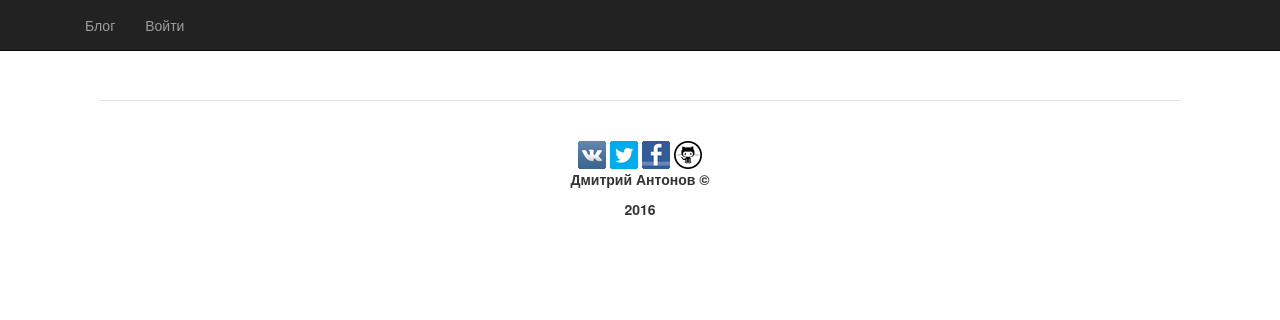
The app's page /, older data.
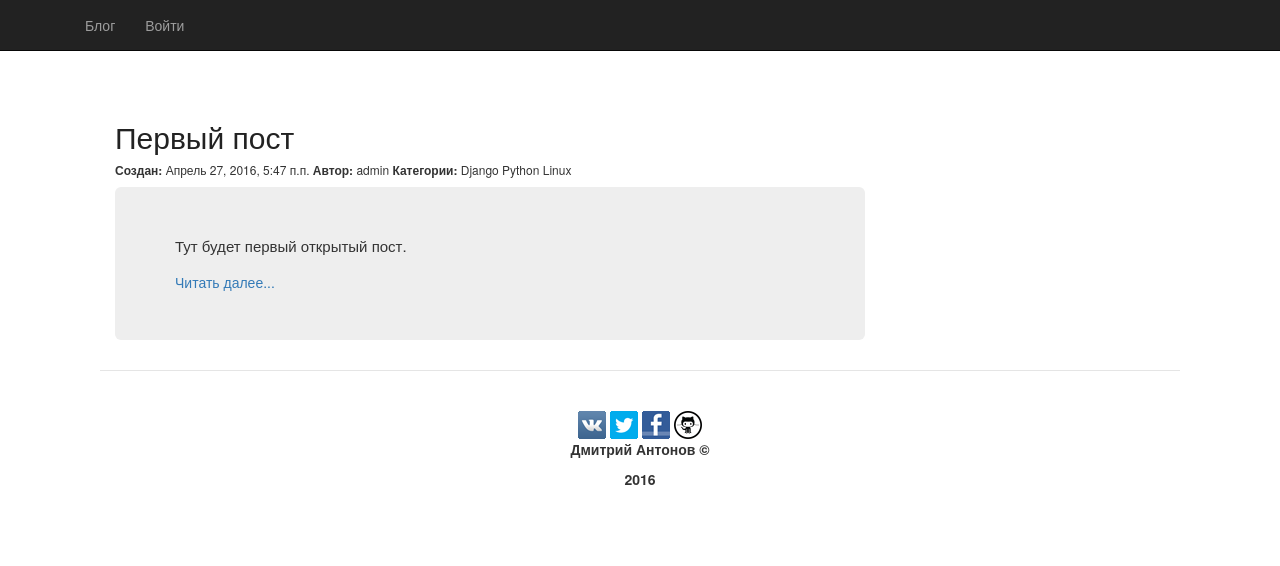
The same page, newer data.
### blog/models.py (models this page shows, shortened)
class Article(models.Model):
    article_title = models.CharField(max_length=100)
    article_text = models.TextField()
    article_date_create = models.DateTimeField(default=timezone.now)
    article_date_modify = models.DateTimeField(default=timezone.now)
    article_access = models.BooleanField(default=True)
    article_autor = models.OneToOneField(User)
    article_tag = models.ManyToManyField(Tags)

class Tags(models.Model):
    tags_name = models.CharField(max_length=50)
    def __str__(self):
        return self.tags_name

### blog/views.py (the view)
# urls.py: url(r'^$', views.HomeView.as_view(), name='home'),
class HomeView(generic.ListView):
    template_name = 'blog/home.html'
    context_object_name = 'post_blog'
    def get_queryset(self):
        return Article.objects.order_by('-article_date_create')[:10]

### blog/templates/blog/home.html (shortened to what this page needs)
{% load staticfiles %}
<!DOCTYPE html>
<html lang="ru">
<head>
    {% block load_css %}
      <link href="{% static 'blog/css/bootstrap.css' %}" rel="stylesheet">
      <link rel="stylesheet" type="text/css" href="{% static 'blog/style.css' %}">
    {% endblock load_css %}
</head>
<body>
    {% block header %}
      <div class="container-fluit">
          <div class="row">
              <div class="navbar navbar-inverse navbar-fixed-top">
                  <div class="container">
                      <div class="collapse navbar-collapse" id="responsive-menu">
                          <ul class="nav navbar-nav">
                              <li><a href="{% url 'blog:home' %}">Блог</a></li>
                              <li><a href="{% url 'blog:login' %}">Войти</a></li>
                          </ul>
                      </div>
                  </div>
              </div>
          </div>
      </div>
    {% endblock header %}
    {% block post %}
      {% if post_blog %}
        <div class="container blog-post">
          <div class="row">
              <div class="col-lg-8 col-md-8">
                        {% for x in post_blog %}
                            <div>
                                <h2 class="article-title">
                                    <a class="article-title" href="{% url 'blog:full' x.id %}"> {{ x.article_title }} </a>
                                </h2>
                            </div>
                            <h6>
                                {% if x.article_date_create == x.article_date_modify %}
                                    <b>Создан:</b> {{ x.article_date_create }}
                                {% else %}
                                    <b>Создан:</b> {{ x.article_date_create }}
                                    <b>Последнее изменение:</b> {{ x.article_date_modify }}
                                {% endif %}
                                <b>Автор:</b> {{ x.article_autor }}
                                <b>Категории:</b>
                                {% for tag in x.article_tag.all %}
                                    {{ tag }}
                                {% endfor %}
                            </h6>
                            <div class="jumbotron">
                                <p class="text-justify">
                                    {{ x.article_text }}
                                </p>
                                <a href="{% url 'blog:full' x.id %}">Читать далее...</a>
                            </div>
                        {% endfor %}
            </div>
          </div>
        </div>
    {% endif %}
    {% endblock post %}
    {% block footer %}
          <div class="blog-footer">
        <a href="https://vk.com/blacktrub">
            <img src="{% static "blog/image/ico-vkontakte.png" %}">
        </a>
        <a href="https://twitter.com/BlackTrub">
            <img src="{% static "blog/image/ico-twitter.png" %}">
        </a>
        <a href="https://www.facebook.com/blacktrub">
            <img src="{% static "blog/image/ico-facebook.png" %}">
        </a>
        <a href="https://www.github.com/blacktrub">
            <img src="{% static "blog/image/github.png" %}">
        </a>
        <p>
            <b>Дмитрий Антонов ©</b>
        </p>
        <p>
            <b>2016</b>
        </p>
    </div>
    {% endblock footer %}
</body>
</html>

### blog/static/blog/style.css (style rules this page uses)
body { margin: 100px; }
.article-title a, .article-title a:visited { color: #222222; text-decoration: none; }
div.blog-footer { padding: 40px 0; text-align: center; border-top: 1px solid #e5e5e5; }
p.text-justify { font-size: 15px; }

Row changes from the older to the newer data that the page shows:
added Article: article_title "Первый пост", article_date_create "Апрель 27, 2016, 5:47 п.п.", article_autor "admin", article_text "Тут будет первый открытый пост."
added Tags: tags_name "Django"
added Tags: tags_name "Python"
added Tags: tags_name "Linux"
